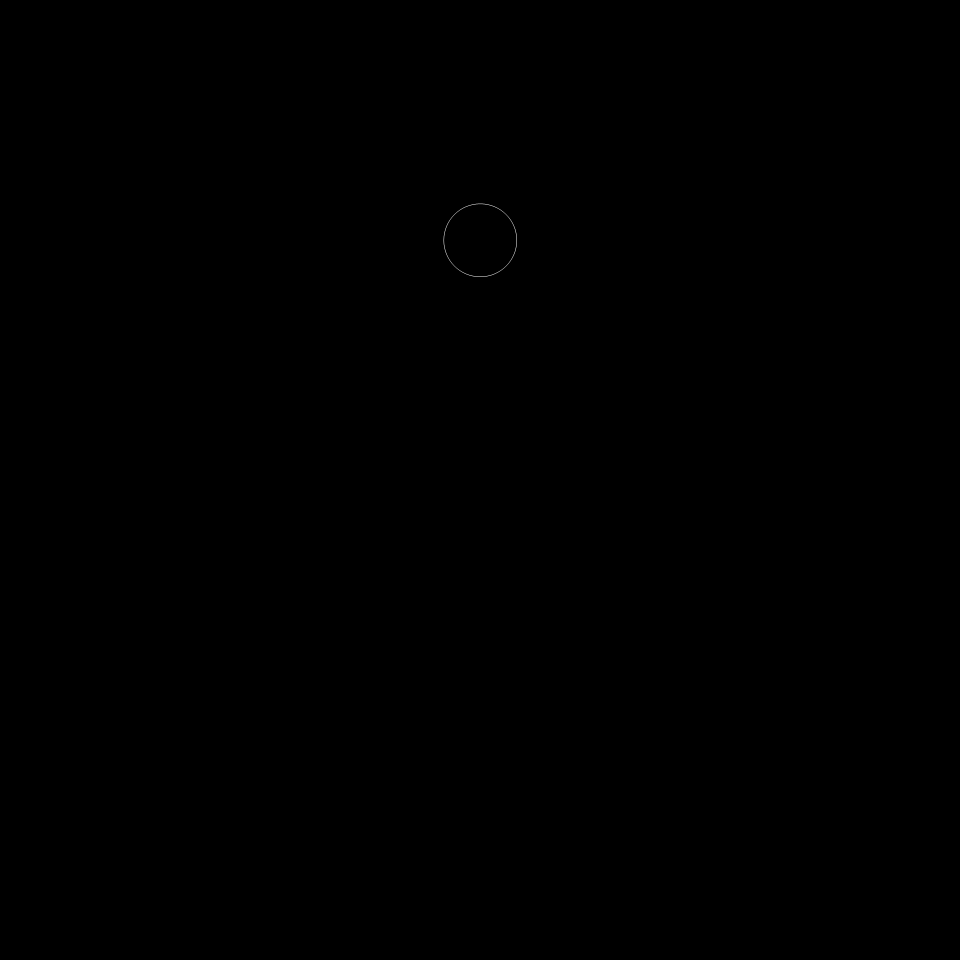
#> input picture FFT of imgs/whiteRing_shift.png, 1920 x 1920 px (shown at 1/2 size)
$ python FT_RGB_noNoise.py
#> lines starting #> are read from the running program, lines starting #| are printed output that depends on the picture
# -*- coding: utf-8 -*-
"""
Spyder Editor

This is a temporary script file.
"""
from PIL import Image
import numpy as np
import scipy as sp
from scipy.fft import fft2, fftshift,ifft2,ifftshift
import matplotlib.pyplot as plt
import os
from skimage import color
import cv2

os.chdir("C:/Users/Laboratorio/MakeHologram/FFT of imgs")
filename="whiteRing_shift"
im=plt.imread(f"{filename}.png")
#> im is the input picture: shape (1920, 1920, 4) float32; mean R, G, B, A 0.000112, 0.000112, 0.000112, 1
height=im.shape[0]
#> height = 1920
width=im.shape[1]
#> width = 1920

# Define wavelengths (in meters, for example)
lambda_r = 0.633e-6  # Red wavelength
lambda_g = 0.532e-6  # Green wavelength (reference)
lambda_b = 0.450e-6  # Blue wavelength

#R
im_shift_r=fftshift(im[:,:,0])
#G
im_shift_g=fftshift(im[:,:,1])
#B
im_shift_b=fftshift(im[:,:,2])


#R
im_r_rand=im_shift_r
im_rr_ft=fftshift(fft2(im_r_rand))
phase_rr = np.angle(im_rr_ft)
phase_rr_modi=(np.angle(im_rr_ft)/np.pi+1)*(255/1.85)
phase_rr_modi_mod=np.mod(phase_rr_modi,255)

#G
im_g_rand=im_shift_g
im_gr_ft=fftshift(fft2(im_g_rand))
phase_gr = np.angle(im_gr_ft)
phase_gr_modi=(np.angle(im_gr_ft)/np.pi+1)*(255/2.63)
phase_gr_modi_mod=np.mod(phase_gr_modi,255)

#B
im_b_rand=im_shift_b
im_br_ft=fftshift(fft2(im_b_rand))
phase_br = np.angle(im_br_ft)
phase_br_modi=(np.angle(im_br_ft)/np.pi+1)*(255/3.55)
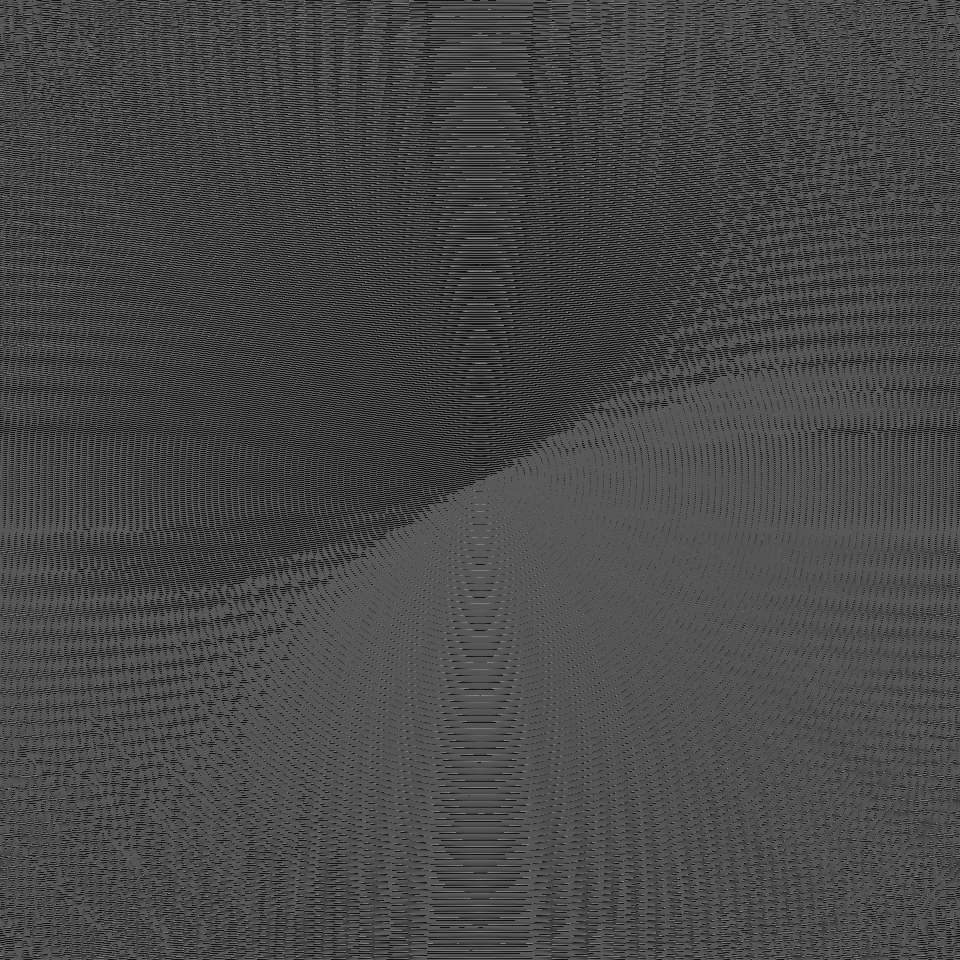
#> phase_br_modi: shape (1920, 1920) float32 (shown at 1/2 size); min 0, max 143.7, mean 71.8
phase_br_modi_mod=np.mod(phase_br_modi,255)

"""Lens"""
arr_r=np.zeros((height, width))
arr_g=np.zeros((height, width))
arr_b=np.zeros((height, width))
pixel_size=4.5e-6#4.5e-6
f=-2 # meters
center_h=height//2
#> center_h = 960
center_w=width//2
#> center_w = 960
"""RGB lens"""
for i in range(height):
    for j in range(width):
        r = pixel_size * np.sqrt((i - center_h)**2 + (j - center_w)**2)
        arr_r[i, j] =  r**2 / (f * lambda_r) #np.pi *
        arr_g[i, j] =  r**2 / (f * lambda_g)
        arr_b[i, j] =  r**2 / (f * lambda_b)
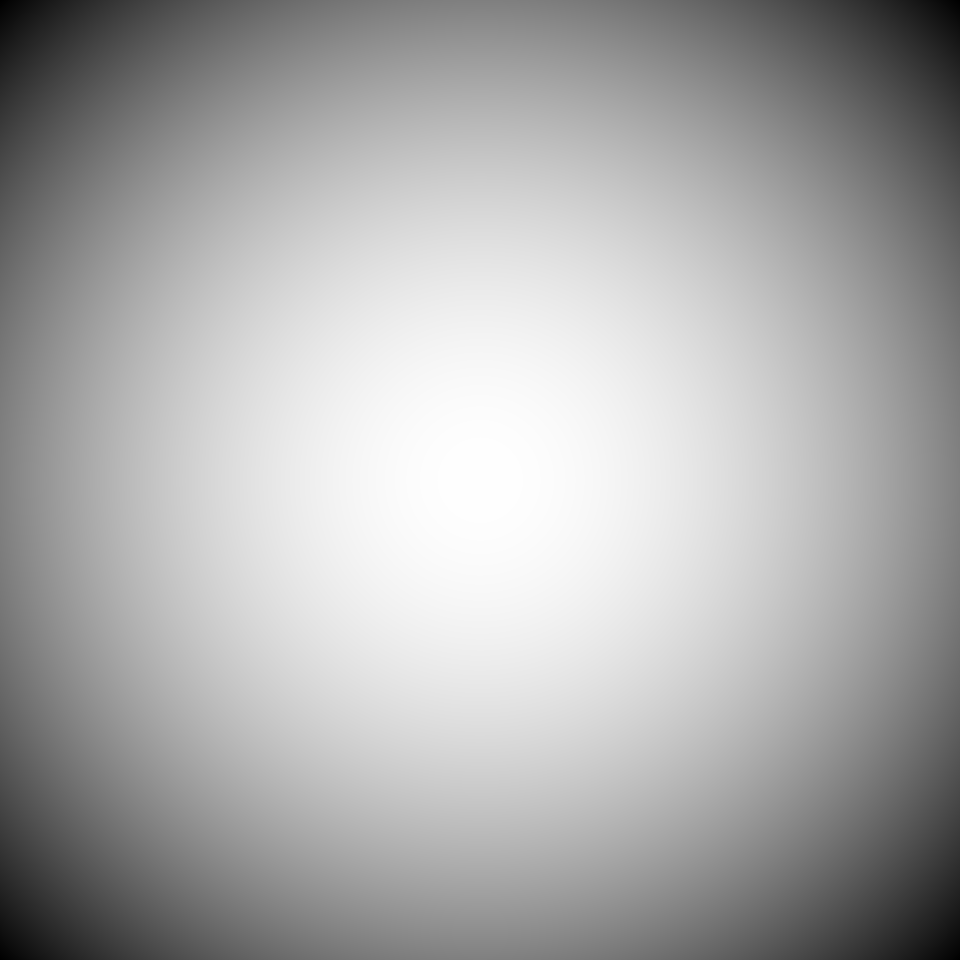
#> arr_b: shape (1920, 1920) float64 (shown at 1/2 size); min -41.47, max 0, mean -13.82; drawn with min black and max white
"""mod into 0-2"""
arr_r_mod=np.mod(arr_r,2)
arr_g_mod=np.mod(arr_g,2)
arr_b_mod=np.mod(arr_b,2)

"""Map phase to gray level for diff laser"""
arr_r_modified=arr_r_mod*(255/1.85)
arr_g_modified=arr_g_mod*(255/2.63)
arr_b_modified=arr_b_mod*(255/3.55)

im_modify0 = np.zeros_like(im,shape=(im.shape[0], im.shape[1], 3))
im_modify0[:,:,0] = phase_rr_modi_mod
im_modify0[:,:,1] = phase_gr_modi_mod
im_modify0[:,:,2] = phase_br_modi_mod
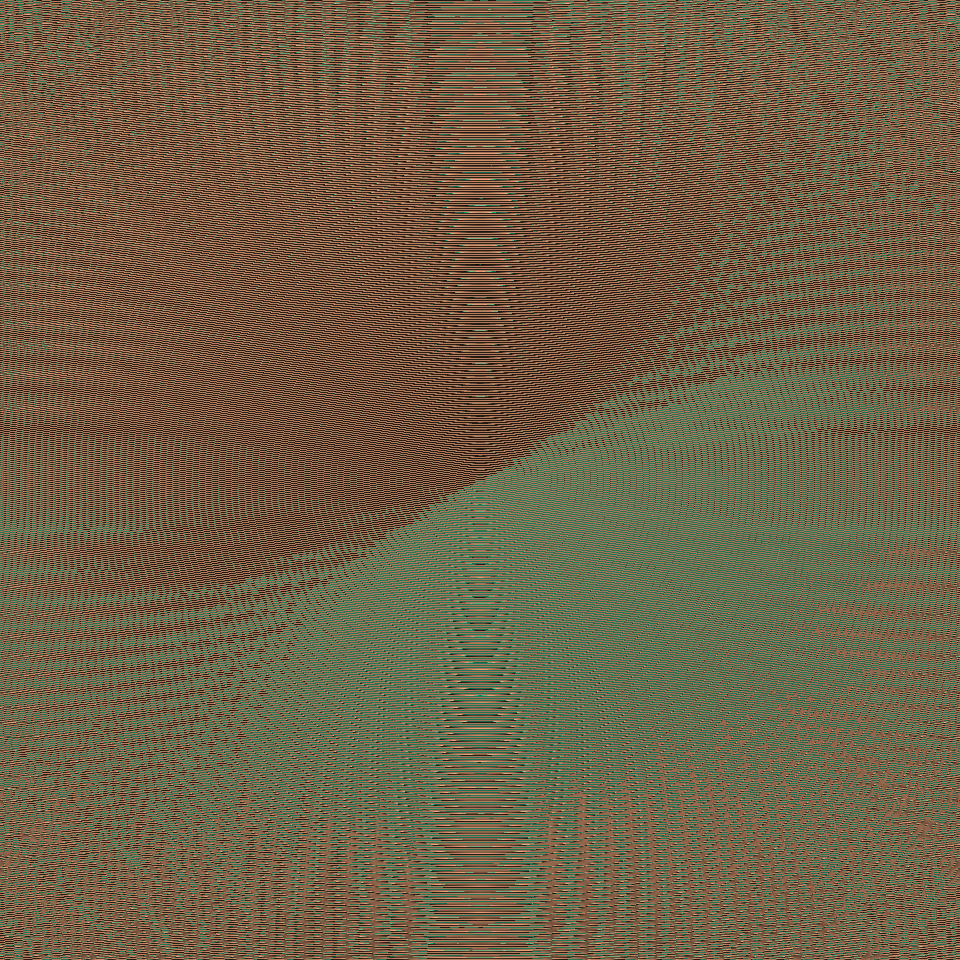
#> im_modify0: shape (1920, 1920, 3) float32 (shown at 1/2 size); mean of channels 0, 1, 2 110.5, 97, 71.8; drawn as R, G, B
im_modify0 = im_modify0.astype(np.uint8)
im_modi0 = Image.fromarray(im_modify0)
# im_modi0.save(f"{filename}_RGB_M_rescaled.png")

# Create a new array for the new image with the same shape as the original
im_modify = np.zeros_like(im,shape=(im.shape[0], im.shape[1], 3))
im_modify[:,:,0] = arr_r_modified+phase_rr_modi_mod
im_modify[:,:,1] = arr_g_modified+phase_gr_modi_mod
im_modify[:,:,2] = arr_b_modified+phase_br_modi_mod
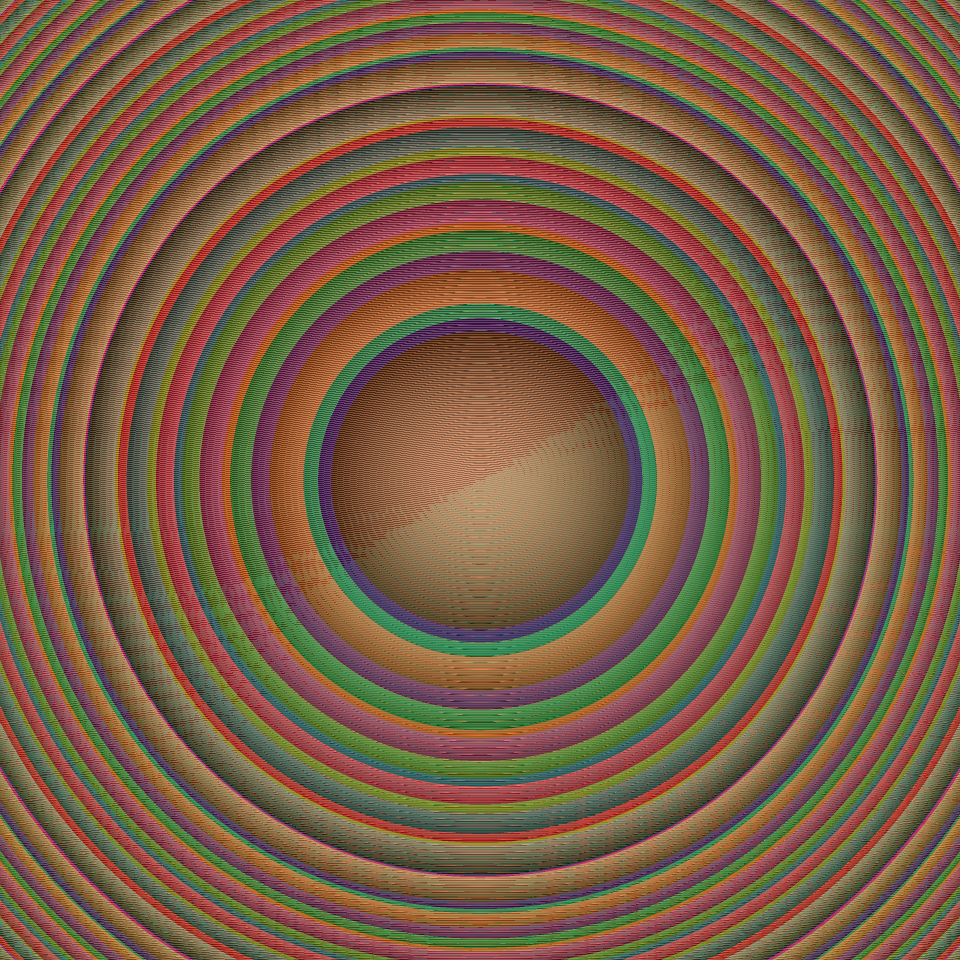
#> im_modify: shape (1920, 1920, 3) float32 (shown at 1/2 size); mean of channels 0, 1, 2 251.3, 195.3, 144.5; drawn with min black and max white

y_offset=center_h-1080//2
#> y_offset = 420
im_cropped=im_modify[y_offset:y_offset+1080,:]
im_cropped = im_cropped.astype(np.uint8)
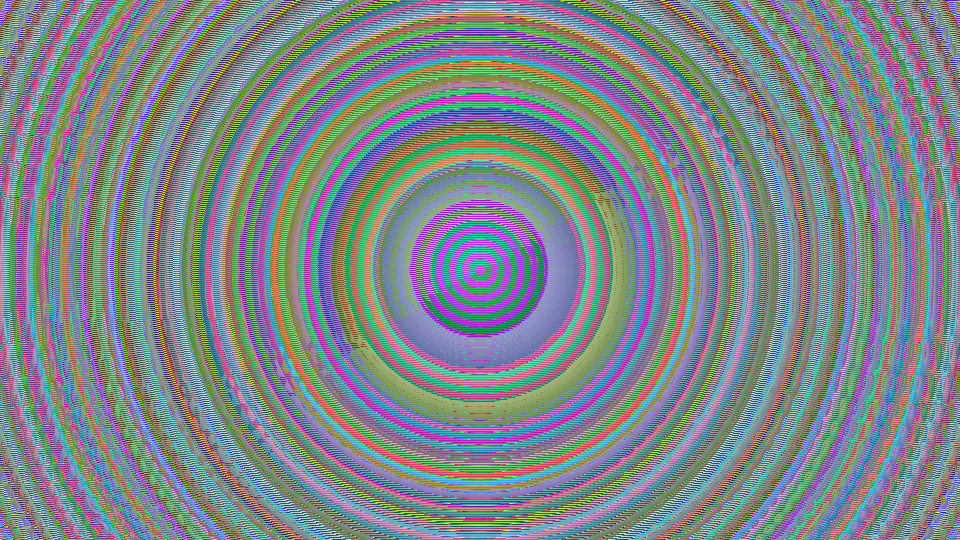
#> im_cropped: shape (1080, 1920, 3) (shown at 1/2 size); mean of channels 0, 1, 2 126.9, 133.6, 138.2; drawn as R, G, B
im_modi = Image.fromarray(im_cropped)
im_modi.save(f"{filename}_noNoise_lens.png")
# [17 lines of commented-out code are left out]
